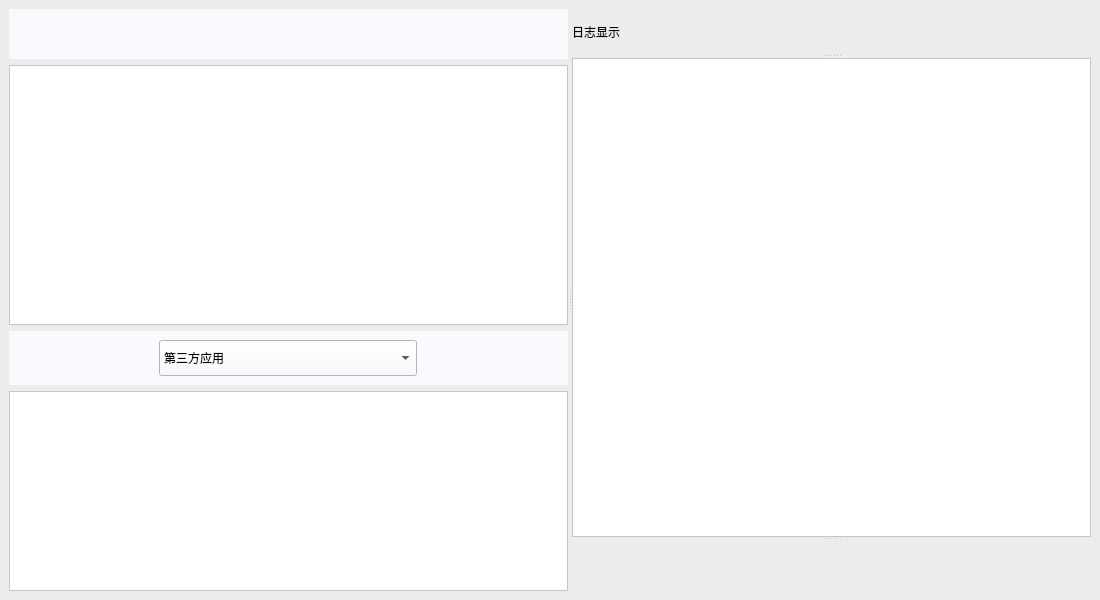
<?xml version="1.0" encoding="UTF-8"?>
<ui version="4.0">
 <class>AutoTravelWidget</class>
 <widget class="QMainWindow" name="AutoTravelWidget">
  <property name="geometry">
   <rect>
    <x>0</x>
    <y>0</y>
    <width>1100</width>
    <height>600</height>
   </rect>
  </property>
  <property name="windowTitle">
   <string>遍历测试</string>
  </property>
  <property name="styleSheet">
   <string notr="true">background-color: rgb(237, 236, 236);</string>
  </property>
  <widget class="QWidget" name="centralwidget">
   <layout class="QGridLayout" name="gridLayout_5">
    <item row="0" column="0">
     <widget class="QSplitter" name="splitter_3">
      <property name="orientation">
       <enum>Qt::Horizontal</enum>
      </property>
      <widget class="QSplitter" name="splitter">
       <property name="orientation">
        <enum>Qt::Vertical</enum>
       </property>
       <widget class="QWidget" name="layoutWidget">
        <layout class="QVBoxLayout" name="verticalLayout_3">
         <item>
          <widget class="QWidget" name="widget_2" native="true">
           <property name="maximumSize">
            <size>
             <width>16777215</width>
             <height>50</height>
            </size>
           </property>
           <property name="styleSheet">
            <string notr="true">background-color:#f9fafd;</string>
           </property>
           <layout class="QGridLayout" name="gridLayout_2">
            <item row="0" column="0">
             <widget class="QPushButton" name="equipBtn">
              <property name="sizePolicy">
               <sizepolicy hsizetype="Expanding" vsizetype="Fixed">
                <horstretch>0</horstretch>
                <verstretch>0</verstretch>
               </sizepolicy>
              </property>
              <property name="minimumSize">
               <size>
                <width>258</width>
                <height>36</height>
               </size>
              </property>
              <property name="maximumSize">
               <size>
                <width>258</width>
                <height>36</height>
               </size>
              </property>
              <property name="styleSheet">
               <string notr="true">border:none;
border-color: rgb(252, 252, 252);
border-style: flat;</string>
              </property>
              <property name="text">
               <string/>
              </property>
              <property name="icon">
               <iconset resource="../../qrc/princekin.qrc">
                <normaloff>:/equipbtn.png</normaloff>:/equipbtn.png</iconset>
              </property>
              <property name="iconSize">
               <size>
                <width>258</width>
                <height>36</height>
               </size>
              </property>
             </widget>
            </item>
           </layout>
          </widget>
         </item>
         <item>
          <widget class="QListView" name="equipListView">
           <property name="sizePolicy">
            <sizepolicy hsizetype="Expanding" vsizetype="Expanding">
             <horstretch>0</horstretch>
             <verstretch>0</verstretch>
            </sizepolicy>
           </property>
           <property name="styleSheet">
            <string notr="true">background-color: rgb(255, 255, 255);</string>
           </property>
           <property name="editTriggers">
            <set>QAbstractItemView::EditKeyPressed</set>
           </property>
          </widget>
         </item>
         <item>
          <layout class="QGridLayout" name="gridLayout_3">
           <item row="1" column="0">
            <widget class="QListView" name="packageListView">
             <property name="styleSheet">
              <string notr="true">background-color: rgb(255, 255, 255);</string>
             </property>
             <property name="editTriggers">
              <set>QAbstractItemView::EditKeyPressed</set>
             </property>
            </widget>
           </item>
           <item row="0" column="0">
            <widget class="QWidget" name="widget_3" native="true">
             <property name="styleSheet">
              <string notr="true">background-color:#f9fafd;</string>
             </property>
             <layout class="QGridLayout" name="gridLayout_4">
              <item row="0" column="0">
               <widget class="QComboBox" name="packageCombo">
                <property name="minimumSize">
                 <size>
                  <width>0</width>
                  <height>36</height>
                 </size>
                </property>
                <property name="maximumSize">
                 <size>
                  <width>258</width>
                  <height>36</height>
                 </size>
                </property>
                <item>
                 <property name="text">
                  <string>第三方应用</string>
                 </property>
                </item>
                <item>
                 <property name="text">
                  <string>全部应用</string>
                 </property>
                </item>
                <item>
                 <property name="text">
                  <string>系统应用</string>
                 </property>
                </item>
               </widget>
              </item>
             </layout>
            </widget>
           </item>
          </layout>
         </item>
        </layout>
       </widget>
      </widget>
      <widget class="QSplitter" name="splitter_2">
       <property name="orientation">
        <enum>Qt::Vertical</enum>
       </property>
       <widget class="QLabel" name="label">
        <property name="text">
         <string>日志显示</string>
        </property>
       </widget>
       <widget class="QTextEdit" name="logTextEdit">
        <property name="font">
         <font>
          <family>微软雅黑</family>
          <pointsize>10</pointsize>
          <weight>50</weight>
          <bold>false</bold>
         </font>
        </property>
        <property name="styleSheet">
         <string notr="true">background-color: rgb(255, 255, 255);</string>
        </property>
       </widget>
       <widget class="QWidget" name="widget" native="true">
        <property name="maximumSize">
         <size>
          <width>16777215</width>
          <height>50</height>
         </size>
        </property>
        <property name="styleSheet">
         <string notr="true"/>
        </property>
        <layout class="QGridLayout" name="gridLayout">
         <item row="0" column="0">
          <layout class="QHBoxLayout" name="btnLayout">
           <property name="spacing">
            <number>15</number>
           </property>
           <item>
            <spacer name="horizontalSpacer">
             <property name="orientation">
              <enum>Qt::Horizontal</enum>
             </property>
             <property name="sizeHint" stdset="0">
              <size>
               <width>40</width>
               <height>20</height>
              </size>
             </property>
            </spacer>
           </item>
           <item>
            <widget class="QPushButton" name="startBtn">
             <property name="sizePolicy">
              <sizepolicy hsizetype="Expanding" vsizetype="Fixed">
               <horstretch>0</horstretch>
               <verstretch>0</verstretch>
              </sizepolicy>
             </property>
             <property name="maximumSize">
              <size>
               <width>150</width>
               <height>16777215</height>
              </size>
             </property>
             <property name="styleSheet">
              <string notr="true">border:none;
border-color: rgb(252, 252, 252);
border-style: flat;</string>
             </property>
             <property name="text">
              <string/>
             </property>
             <property name="icon">
              <iconset resource="../../qrc/princekin.qrc">
               <normaloff>:/start.png</normaloff>:/start.png</iconset>
             </property>
             <property name="iconSize">
              <size>
               <width>150</width>
               <height>36</height>
              </size>
             </property>
            </widget>
           </item>
           <item>
            <widget class="QPushButton" name="clearBtn">
             <property name="sizePolicy">
              <sizepolicy hsizetype="Expanding" vsizetype="Fixed">
               <horstretch>0</horstretch>
               <verstretch>0</verstretch>
              </sizepolicy>
             </property>
             <property name="maximumSize">
              <size>
               <width>150</width>
               <height>16777215</height>
              </size>
             </property>
             <property name="styleSheet">
              <string notr="true">border:none;
border-color: rgb(252, 252, 252);
border-style: flat;</string>
             </property>
             <property name="text">
              <string/>
             </property>
             <property name="icon">
              <iconset resource="../../qrc/princekin.qrc">
               <normaloff>:/clear.png</normaloff>:/clear.png</iconset>
             </property>
             <property name="iconSize">
              <size>
               <width>150</width>
               <height>36</height>
              </size>
             </property>
            </widget>
           </item>
           <item>
            <widget class="QPushButton" name="reportDetailBtn">
             <property name="sizePolicy">
              <sizepolicy hsizetype="Expanding" vsizetype="Fixed">
               <horstretch>0</horstretch>
               <verstretch>0</verstretch>
              </sizepolicy>
             </property>
             <property name="maximumSize">
              <size>
               <width>150</width>
               <height>16777215</height>
              </size>
             </property>
             <property name="styleSheet">
              <string notr="true">border:none;
border-color: rgb(252, 252, 252);
border-style: flat;</string>
             </property>
             <property name="text">
              <string/>
             </property>
             <property name="icon">
              <iconset resource="../../qrc/princekin.qrc">
               <normaloff>:/detailreport.png</normaloff>:/detailreport.png</iconset>
             </property>
             <property name="iconSize">
              <size>
               <width>150</width>
               <height>36</height>
              </size>
             </property>
            </widget>
           </item>
           <item>
            <spacer name="horizontalSpacer_2">
             <property name="orientation">
              <enum>Qt::Horizontal</enum>
             </property>
             <property name="sizeHint" stdset="0">
              <size>
               <width>40</width>
               <height>20</height>
              </size>
             </property>
            </spacer>
           </item>
          </layout>
         </item>
        </layout>
       </widget>
      </widget>
     </widget>
    </item>
   </layout>
  </widget>
  <widget class="QMenuBar" name="menubar">
   <property name="geometry">
    <rect>
     <x>0</x>
     <y>0</y>
     <width>1100</width>
     <height>23</height>
    </rect>
   </property>
  </widget>
 </widget>
 <resources>
  <include location="../../qrc/princekin.qrc"/>
 </resources>
 <connections/>
</ui>
